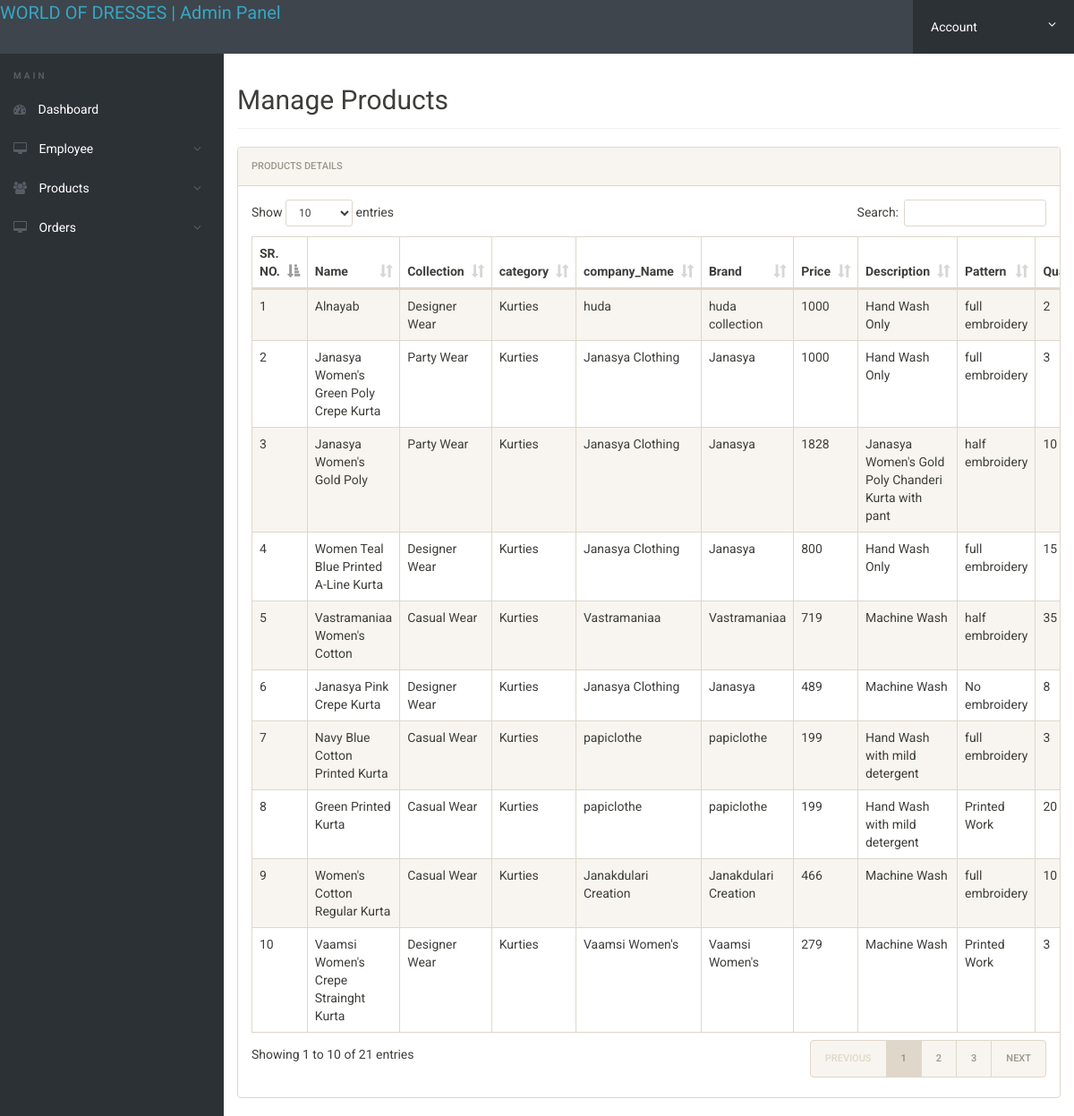
The page /admin/manage-product.php (signed in) on the database its author committed.
### tables this page shows
CREATE TABLE `product` (
  `product_ID` int(20) NOT NULL,
  `product_name` varchar(50) NOT NULL,
  `collections` text NOT NULL,
  `product_category` varchar(50) NOT NULL,
  `company_name` varchar(50) NOT NULL,
  `brand` varchar(50) NOT NULL,
  `price` varchar(50) NOT NULL,
  `description` varchar(50) NOT NULL,
  `product_pattern` varchar(50) NOT NULL,
  `quantity` varchar(50) NOT NULL,
  `product_color` varchar(50) NOT NULL,
  `size` varchar(50) NOT NULL,
  `product_stiched` varchar(50) NOT NULL,
  `product_image` blob NOT NULL
);

### admin/manage-product.php (the view, shortened to what this page needs)
<?php
if (strlen($_SESSION['alogin']) == 0) {
	header('location:index.php');
} else {
?>
	<!doctype html>
	<html lang="en" class="no-js">
	<head>
		<link rel="stylesheet" href="css/font-awesome.min.css">
		<link rel="stylesheet" href="css/bootstrap.min.css">
		<link rel="stylesheet" href="css/dataTables.bootstrap.min.css">
		<link rel="stylesheet" href="css/bootstrap-social.css">
		<link rel="stylesheet" href="css/bootstrap-select.css">
		<link rel="stylesheet" href="css/fileinput.min.css">
		<link rel="stylesheet" href="css/awesome-bootstrap-checkbox.css">
		<link rel="stylesheet" href="css/style.css">
	</head>
	<body>
		<?php include('includes/header.php'); ?>
		<div class="ts-main-content">
			<?php include('includes/leftbar.php'); ?>
			<div class="content-wrapper">
				<div class="container-fluid">
					<div class="row">
						<div class="col-md-12">
							<h2 class="page-title">Manage Products</h2>
							<div class="panel panel-default">
								<div class="panel-heading">Products Details</div>
								<div class="panel-body">
									<table id="zctb" class="display table table-striped table-bordered table-hover" cellspacing="0" width="100%">
										<thead>
											<tr>
												<th>SR. NO.</th>
												<th>Name</th>
												<th>Collection</th>
												<th>category</th>
												<th>company_Name</th>
												<th>Brand</th>
												<th>Price</th>
												<th>Description</th>
												<th>Pattern</th>
												<th>Quantity</th>
											</tr>
										</thead>
										<tbody>
											<?php
											$con = mysqli_connect("localhost", "root", "", "project");
											$query = mysqli_query($con, "select * from product ");
											$cnt = 1;
											while ($row = mysqli_fetch_array($query)) {
											?>
												<tr>
													<td><?php echo htmlentities($cnt); ?></td>
													<td><?php echo htmlentities($row['product_name']); ?></td>
													<td><?php echo htmlentities($row['collections']); ?></td>
													<td><?php echo htmlentities($row['product_category']); ?></td>
													<td><?php echo htmlentities($row['company_name']); ?></td>
													<td><?php echo htmlentities($row['brand']); ?></td>
													<td><?php echo htmlentities($row['price']); ?></td>
													<td><?php echo htmlentities($row['description']); ?></td>
													<td><?php echo htmlentities($row['product_pattern']); ?></td>
													<td><?php echo htmlentities($row['quantity']); ?></td>
												</tr>
										<?php $cnt = $cnt + 1;
											}
										} ?>
										</tbody>
									</table>
								</div>
							</div>
						</div>
					</div>
				</div>
			</div>
		</div>
	</body>
	</html>

### admin/css/style.css (style rules this page uses)
html { font-size: 14px; }
@media only screen and (min-width: 480px) { html { font-size: 17px; } }
@media only screen and (min-width: 768px) { html { font-size: 14px; } }
body { font-size: 1em; }
.panel { overflow: hidden; }
.page-title { padding-bottom: 15px; margin-bottom: 20px; border-bottom: 1px solid #f0f0f0; }
.ts-main-content .content-wrapper { padding-top: 15px; margin-top: 60px; }
@media only screen and (min-width: 992px) { .ts-main-content .content-wrapper { margin-left: 250px; } }

### rows shown on the page
product: product_name "Alnayab", collections "Designer Wear", product_category "Kurties", company_name "huda", brand "huda collection", price "1000", description "Hand Wash Only", product_pattern "full embroidery", quantity "2"
product: product_name "Janasya Women's Green Poly Crepe Kurta", collections "Party Wear", product_category "Kurties", company_name "Janasya Clothing", brand "Janasya", price "1000", description "Hand Wash Only", product_pattern "full embroidery", quantity "3"
product: product_name "Janasya Women's Gold Poly", collections "Party Wear", product_category "Kurties", company_name "Janasya Clothing", brand "Janasya", price "1828", description "Janasya Women's Gold Poly Chanderi Kurta with pant", product_pattern "half embroidery", quantity "10"
product: product_name "Women Teal Blue Printed A-Line Kurta", collections "Designer Wear", product_category "Kurties", company_name "Janasya Clothing", brand "Janasya", price "800", description "Hand Wash Only", product_pattern "full embroidery", quantity "15"
product: product_name "Vastramaniaa Women's Cotton", collections "Casual Wear", product_category "Kurties", company_name "Vastramaniaa", brand "Vastramaniaa", price "719", description "Machine Wash", product_pattern "half embroidery", quantity "35"
product: product_name "Janasya Pink Crepe Kurta", collections "Designer Wear", product_category "Kurties", company_name "Janasya Clothing", brand "Janasya", price "489", description "Machine Wash", product_pattern "No embroidery", quantity "8"
product: product_name "Navy Blue Cotton Printed Kurta", collections "Casual Wear", product_category "Kurties", company_name "papiclothe", brand "papiclothe", price "199", description "Hand Wash with mild detergent", product_pattern "full embroidery", quantity "3"
product: product_name "Green Printed Kurta", collections "Casual Wear", product_category "Kurties", company_name "papiclothe", brand "papiclothe", price "199", description "Hand Wash with mild detergent", product_pattern "Printed Work", quantity "20"
product: product_name "Women's Cotton Regular Kurta", collections "Casual Wear", product_category "Kurties", company_name "Janakdulari Creation", brand "Janakdulari Creation", price "466", description "Machine Wash", product_pattern "full embroidery", quantity "10"
product: product_name "Vaamsi Women's Crepe Strainght Kurta", collections "Designer Wear", product_category "Kurties", company_name "Vaamsi Women's", brand "Vaamsi Women's", price "279", description "Machine Wash", product_pattern "Printed Work", quantity "3"
